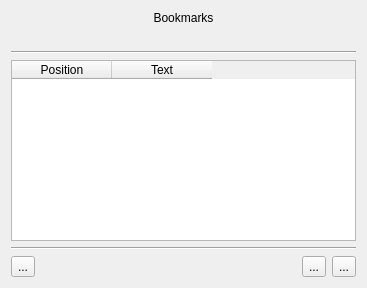
<?xml version="1.0" encoding="UTF-8"?>
<ui version="4.0">
 <class>BookmarkListDialog</class>
 <widget class="QDialog" name="BookmarkListDialog">
  <property name="windowModality">
   <enum>Qt::ApplicationModal</enum>
  </property>
  <property name="geometry">
   <rect>
    <x>0</x>
    <y>0</y>
    <width>367</width>
    <height>288</height>
   </rect>
  </property>
  <property name="contextMenuPolicy">
   <enum>Qt::NoContextMenu</enum>
  </property>
  <property name="windowTitle">
   <string>Bookmarks</string>
  </property>
  <layout class="QVBoxLayout" name="verticalLayout">
   <item>
    <widget class="QLabel" name="lblTitle">
     <property name="text">
      <string>Bookmarks</string>
     </property>
     <property name="alignment">
      <set>Qt::AlignCenter</set>
     </property>
    </widget>
   </item>
   <item>
    <widget class="QLabel" name="lblPosition">
     <property name="text">
      <string/>
     </property>
    </widget>
   </item>
   <item>
    <widget class="Line" name="line_2">
     <property name="orientation">
      <enum>Qt::Horizontal</enum>
     </property>
    </widget>
   </item>
   <item>
    <widget class="QTableWidget" name="tableWidget">
     <property name="focusPolicy">
      <enum>Qt::StrongFocus</enum>
     </property>
     <property name="editTriggers">
      <set>QAbstractItemView::NoEditTriggers</set>
     </property>
     <property name="selectionMode">
      <enum>QAbstractItemView::SingleSelection</enum>
     </property>
     <property name="selectionBehavior">
      <enum>QAbstractItemView::SelectRows</enum>
     </property>
     <property name="horizontalScrollMode">
      <enum>QAbstractItemView::ScrollPerPixel</enum>
     </property>
     <attribute name="horizontalHeaderCascadingSectionResizes">
      <bool>true</bool>
     </attribute>
     <attribute name="horizontalHeaderHighlightSections">
      <bool>false</bool>
     </attribute>
     <attribute name="verticalHeaderVisible">
      <bool>false</bool>
     </attribute>
     <attribute name="verticalHeaderCascadingSectionResizes">
      <bool>true</bool>
     </attribute>
     <attribute name="verticalHeaderMinimumSectionSize">
      <number>18</number>
     </attribute>
     <column>
      <property name="text">
       <string>Position</string>
      </property>
     </column>
     <column>
      <property name="text">
       <string>Text</string>
      </property>
     </column>
    </widget>
   </item>
   <item>
    <widget class="Line" name="line">
     <property name="orientation">
      <enum>Qt::Horizontal</enum>
     </property>
    </widget>
   </item>
   <item>
    <layout class="QHBoxLayout" name="horizontalLayout">
     <item>
      <widget class="QToolButton" name="btnDelete">
       <property name="text">
        <string notr="true">...</string>
       </property>
       <property name="icon">
        <iconset resource="cr3.qrc">
         <normaloff>:/trash.png</normaloff>:/trash.png</iconset>
       </property>
      </widget>
     </item>
     <item>
      <spacer name="horizontalSpacer_2">
       <property name="orientation">
        <enum>Qt::Horizontal</enum>
       </property>
       <property name="sizeHint" stdset="0">
        <size>
         <width>40</width>
         <height>20</height>
        </size>
       </property>
      </spacer>
     </item>
     <item>
      <widget class="NavigationBar" name="navBar" native="true">
       <property name="minimumSize">
        <size>
         <width>40</width>
         <height>0</height>
        </size>
       </property>
      </widget>
     </item>
     <item>
      <spacer name="horizontalSpacer">
       <property name="orientation">
        <enum>Qt::Horizontal</enum>
       </property>
       <property name="sizeHint" stdset="0">
        <size>
         <width>40</width>
         <height>20</height>
        </size>
       </property>
      </spacer>
     </item>
     <item>
      <widget class="QToolButton" name="btnOk">
       <property name="text">
        <string notr="true">...</string>
       </property>
       <property name="icon">
        <iconset resource="cr3.qrc">
         <normaloff>:/book.png</normaloff>:/book.png</iconset>
       </property>
      </widget>
     </item>
     <item>
      <widget class="QToolButton" name="btnCancel">
       <property name="text">
        <string notr="true">...</string>
       </property>
       <property name="icon">
        <iconset resource="cr3.qrc">
         <normaloff>:/close.png</normaloff>:/close.png</iconset>
       </property>
      </widget>
     </item>
    </layout>
   </item>
  </layout>
 </widget>
 <customwidgets>
  <customwidget>
   <class>NavigationBar</class>
   <extends>QWidget</extends>
   <header>navigationbar.h</header>
   <container>1</container>
  </customwidget>
 </customwidgets>
 <resources>
  <include location="cr3.qrc"/>
 </resources>
 <connections>
  <connection>
   <sender>btnOk</sender>
   <signal>clicked()</signal>
   <receiver>BookmarkListDialog</receiver>
   <slot>accept()</slot>
   <hints>
    <hint type="sourcelabel">
     <x>314</x>
     <y>429</y>
    </hint>
    <hint type="destinationlabel">
     <x>183</x>
     <y>225</y>
    </hint>
   </hints>
  </connection>
  <connection>
   <sender>btnCancel</sender>
   <signal>clicked()</signal>
   <receiver>BookmarkListDialog</receiver>
   <slot>reject()</slot>
   <hints>
    <hint type="sourcelabel">
     <x>344</x>
     <y>429</y>
    </hint>
    <hint type="destinationlabel">
     <x>183</x>
     <y>225</y>
    </hint>
   </hints>
  </connection>
 </connections>
</ui>
